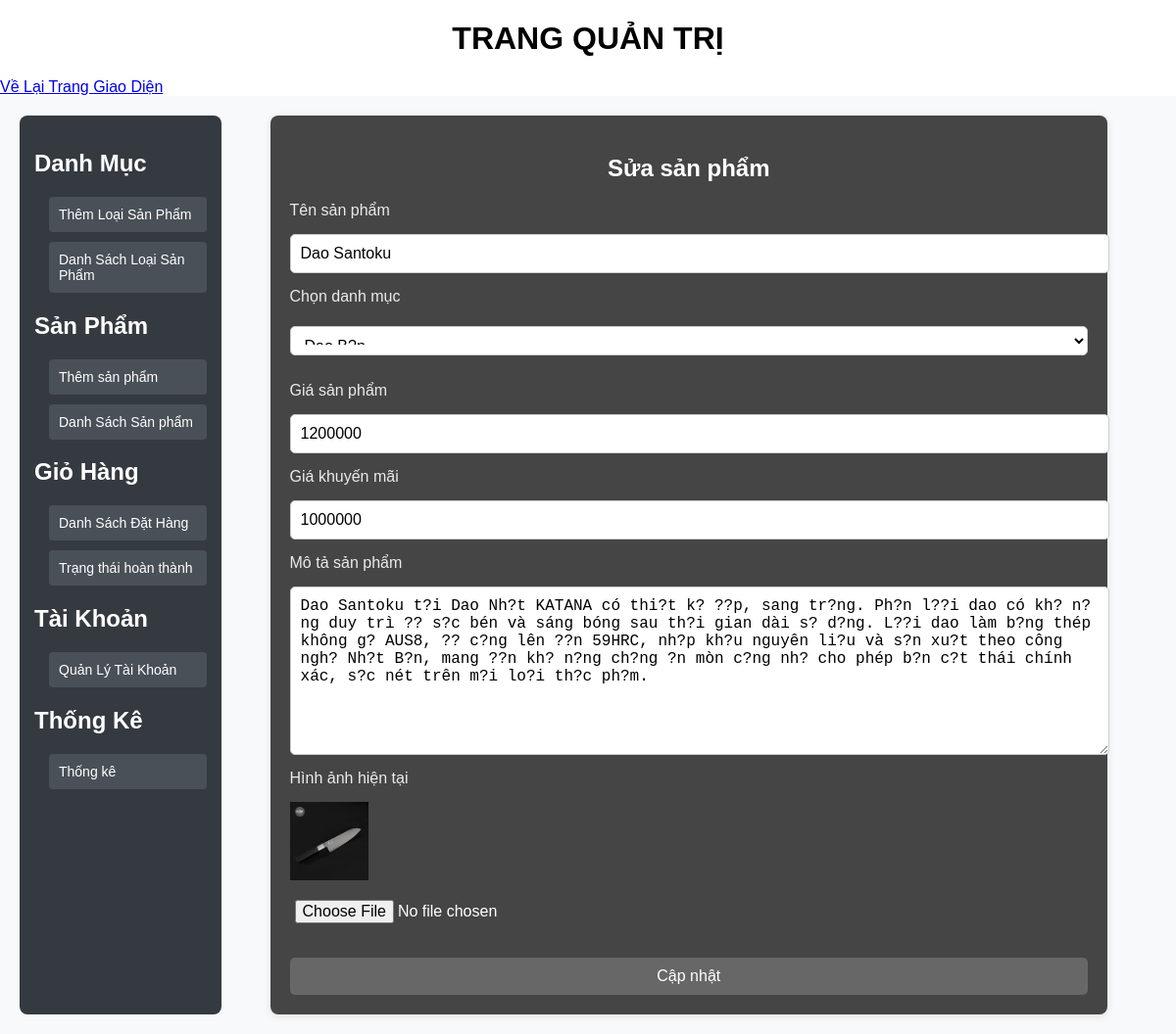
Screenshot of /admin/productedit.php?product_id=1 with the database file from the repository.
### tables this page shows
CREATE TABLE `tbl_product` (
  `product_id` int(11) NOT NULL,
  `product_name` varchar(255) NOT NULL,
  `category_id` int(11) NOT NULL,
  `product_price` bigint(20) DEFAULT NULL,
  `product_price_new` bigint(20) DEFAULT NULL,
  `product_desc` varchar(900) DEFAULT NULL,
  `product_img` varchar(255) NOT NULL,
  `is_highlighted` tinyint(1) DEFAULT NULL,
  `is_on_sale` tinyint(1) DEFAULT NULL,
  `price` decimal(10,2) DEFAULT NULL,
  `status` enum('Còn hàng','Hết hàng') DEFAULT 'Còn hàng'
);

### admin/database.php (called while the page is built, shortened)
<?php
class Database {
    private $link;
    public $host = DB_HOST;
    public $user = DB_USER;
    public $pass = DB_PASS;
    public $dbname = DB_NAME;
    private function connectDB() {
        $this->link = new mysqli($this->host, $this->user, $this->pass, $this->dbname);
    }
    public function select($query, $params = []) {
        $stmt = $this->prepare($query);
        $stmt->execute();
        $result = $stmt->get_result();
        if ($result->num_rows > 0) {
            return $result;
        } else {
            return false;
        }
    }
    public function prepare($query) {
        $stmt = $this->link->prepare($query);
        return $stmt;
    }
}
?>

### admin/class/product_class.php (called while the page is built, shortened)
<?php
include_once 'database.php';
class Product {
    private $db;
    public function __construct() {
        $this->db = new Database();
    }
    public function show_category() {
        $query = "SELECT * FROM tbl_category ORDER BY category_id DESC";
        $result = $this->db->select($query);
        return $result;
    }
    public function get_product_by_id($product_id) {
        $query = "SELECT * FROM tbl_product WHERE product_id = '$product_id'";
        $result = $this->db->select($query);
        if ($result) {
            return $result->fetch_assoc();
        } else {
            return false;
        }
    }
}
?>

### admin/productedit.php (the view, shortened to what this page needs)
<?php
include 'class/product_class.php';
$product = new Product();
if (isset($_GET['product_id'])) {
    $product_id = $_GET['product_id'];
    $product_data = $product->get_product_by_id($product_id);
}
?>
<!DOCTYPE html>
<html lang="en">
<head>
    <link rel="stylesheet" href="style.css">
</head>
<body>
<div class="admin-content-right">
    <div class="admin-content-right-product_add">
        <h1>Sửa sản phẩm</h1>
        <form action="" method="POST" enctype="multipart/form-data">
            <?php if ($product_data) {
                $row = $product_data;                ?>
                <label for="">Tên sản phẩm</label>
                <input name="product_name" required type="text" value="<?php echo $row['product_name']; ?>">
                <label for="">Chọn danh mục</label>
                <select name="category_id">
                    <?php
                    $categories = $product->show_category();
                    if ($categories) {
                        while ($cat = $categories->fetch_assoc()) {
                            $selected = $cat['category_id'] == $row['category_id'] ? 'selected' : '';
                            echo "<option value='{$cat['category_id']}' $selected>{$cat['category_name']}</option>";
                        }
                    }
                    ?>
                </select>
                <label for="">Giá sản phẩm</label>
                <input name="product_price" required type="text" value="<?php echo $row['product_price']; ?>">
                <label for="">Giá khuyến mãi</label>
                <input name="product_price_new" required type="text" value="<?php echo $row['product_price_new']; ?>">
                <label for="">Mô tả sản phẩm</label>
                <textarea name="product_desc" required><?php echo $row['product_desc']; ?></textarea>
                <label for="">Hình ảnh hiện tại</label>
                <img src="/DuAn1/view/image/<?php echo $row['product_img']; ?>" alt="" width="80">
                <input name="product_img" type="file">
                <button type="submit">Cập nhật</button>
            <?php } ?>
        </form>
    </div>
</div>
</body>
</html>

### admin/style.css (style rules this page uses)
body { background-color: #ffffff; color: white; font-family: Arial, sans-serif; margin: 0; padding: 0; }
.admin-content-right { margin: 20px; background-color: #444; padding: 20px; border-radius: 8px; box-shadow: 0 4px 8px rgba(0, 0, 0, 0.2); }
.admin-content { display: flex; font-family: Arial, sans-serif; background-color: #f8f9fa; padding: 20px; }
.admin-content-left { width: 250px; background-color: #343a40; padding: 15px; border-radius: 8px; }
.admin-content-left ul { list-style: none; padding: 0; margin: 0; }
.admin-content-left ul li { margin-bottom: 10px; }
.admin-content-left ul li a { color: #ffffff; text-decoration: none; font-size: 16px; display: block; padding: 10px; border-radius: 4px; transition: background-color 0.3s; }
.admin-content-left ul li ul { margin-top: 5px; padding-left: 15px; }
.admin-content-left ul li ul li a { font-size: 14px; background-color: #495057; }
.admin-content-right-product-add input,select { width: 200px; height: 30px; display: block; margin: 6px 0 12px; padding-left: 12px; }
.admin-content-right { width: 100%; max-width: 2000px; margin: 0 50px; padding: 20px; background-color: #454545; border-radius: 8px; box-shadow: 0 2px 8px rgba(0, 0, 0, 0.1); }
.admin-content-right-product_add h1 { text-align: center; color: #ffffff; font-size: 24px; margin-bottom: 20px; }
form { display: grid; gap: 15px; }
input[type="text"], input[type="file"], textarea, select { width: 100%; padding: 10px; font-size: 16px; border: 1px solid #ccc; border-radius: 5px; }
label { font-size: 16px; color: #ebebeb; }
button[type="submit"] { padding: 10px 20px; background-color: #676767; color: white; font-size: 16px; border: none; border-radius: 5px; cursor: pointer; }
select { background-color: #fff; cursor: pointer; }
textarea { height: 150px; }
input[type="file"] { border: none; padding: 5px; }
form input, form textarea, form select { width: 100%; }
form button { align-self: center; margin-top: 15px; }

### rows the page displays
tbl_product: product_name "Dao Santoku", product_price "1200000", product_price_new "1000000", product_desc "Dao Santoku t?i Dao Nh?t KATANA có thi?t k? ??p, sang tr?ng. Ph?n l??i dao có kh? n?ng duy trì ?? s?c bén và sáng bóng sau th?i gian dài s? d?ng. L??i dao làm b?ng thép không g? AUS8, ?? c?ng lên ??n 59HRC, nh?p kh?u nguyên li?u và s?n xu?t theo công ngh? Nh?t B?n, mang ??n kh? n?ng ch?ng ?n mòn c?ng nh? cho phép b?n c?t thái chính xác, s?c nét trên m?i lo?i th?c ph?m.", product_img (picture)

### other values shown
form field category_id "Dao B?p"
